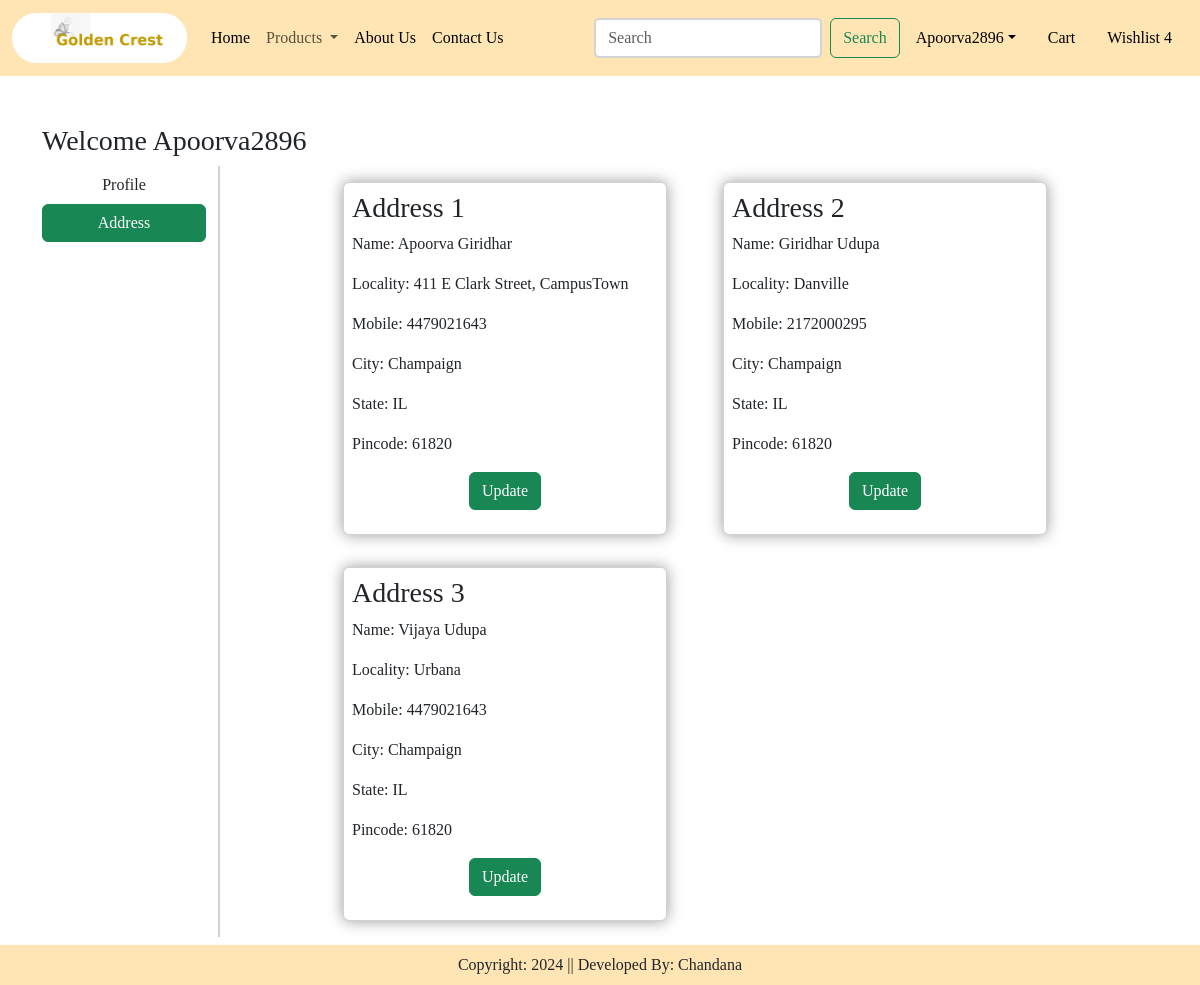
The app's page /address/ (signed in) with its own data.
### app/models.py (models this page shows, shortened)
class Customer(models.Model):
    user = models.ForeignKey(User, on_delete=models.CASCADE)
    name=models.CharField(max_length=200)
    locality = models.CharField(max_length=200)
    city=models.CharField(max_length=50)
    mobile=models.IntegerField(default=0)
    zipcode=models.IntegerField()
    state=models.CharField(choices=STATE_CHOICES, max_length=100)

### app/views.py (the view)
# urls.py: path("address/", views.address,name="address"),
def address(request):
    add = Customer.objects.filter(user=request.user) #login User
    return render(request,'app/address.html',locals())

### app/templates/app/address.html (shortened to what this page needs)
{% extends "app/base.html" %}
{% load static %}
{% block main-content %}
   <div class="container my-5 ">
        <div class="row">
            <h3> Welcome <span class="text-capitalize">{{request.user}}</span></h3>
        <div class="col-sm-2" style="border-right: 2px solid #d3d3d3; " >
            <ul class="list-unstyled">
                <li class="d-grid"><a href = "{% url "profile" %}" class="btn ">Profile</a></li>
                <li class="d-grid"><a href = "{% url "address" %}" class="btn btn-success">Address</a></li>
            </ul>
        </div>
    <div class="col-sm-8 offset-sm-1 " >
        <div class="row">
            {% for ad in add  %}
            <div class="col-sm-6" >
                <div class="card m-3" style="box-shadow: 0px 0px 15px 0px rgba(0, 0, 0, 0.4);" >
                    <div class="car-body m-2">
                        <h3>Address {{forloop.counter}}</h3>
                        <p> Name: {{ad.name}}</p>
                        <p> Locality: {{ad.locality}}</p>
                        <p> Mobile: {{ad.mobile}}</p>
                        <p> City: {{ad.city}}</p>
                        <p> State: {{ad.state}}</p>
                        <p> Pincode: {{ad.zipcode}}</p>
                        <p class="text-center"><a href="{% url "updateAddress" pk=ad.id %}" type="button" class="btn btn-success"> Update </a></p>
                    </div>
                </div>
            </div>
            {% endfor %}
        </div>
    </div>
</div>
</div>
{% endblock main-content %}

### app/templates/app/base.html (shortened to what this page needs)
<!DOCTYPE html>
{% load static %}
<html lang="en">
<head>
    <link href="https://cdn.jsdelivr.net/npm/bootstrap@5.3.3/dist/css/bootstrap.min.css" rel="stylesheet">
    <link rel = "stylesheet" href="{% static 'app/css/owl.carousel.min.css' %}"/>
    <link rel = "stylesheet" href="{% static 'app/css/all.min.css' %}"/>
    <link rel = "stylesheet" href="{% static 'app/css/style.css' %}"/>
</head>
<body>
    <nav class="navbar navbar-expand-lg navbar-light bg-cream">
        <div class="container-fluid">
          <a class="navbar-brand" href="/">
            <img src = "{% static 'app/images/product/neel.png' %}" width ="175" height="50"/>
          </a>
          <div class="collapse navbar-collapse" id="navbarSupportedContent">
            <ul class="navbar-nav me-auto mb-2 mb-lg-0">
              {% if request.user.is_authenticated %}
              <li class="nav-item">
                <a class="nav-link active" aria-current="page" href="/">Home</a>
              </li>
              <li class="nav-item dropdown">
                <a class="nav-link dropdown-toggle" href="#" role="button" data-bs-toggle="dropdown" aria-expanded="false">
                  Products
                </a>
              </li>
              <li class="nav-item">
                <a class="nav-link text-black" href="{% url 'about' %}">About Us</a>
              </li>
              <li class="nav-item">
                <a class="nav-link text-black" href="{% url 'contact' %}">Contact Us</a>
              </li>
            </ul>
            <form class="d-flex" role="search">
              <input class="form-control me-2" type="search" placeholder="Search" aria-label="Search">
              <button class="btn btn-outline-success" type="submit">Search</button>
            </form>
          </div>
          <ul class = "navbar-nav me-auto mb-2 mb-lg-0">
           <li class ="nav-item dropdown mx-2">
             <a class="nav-link dropdown-toggle text-black" href="#"
             id="profileDropdown" role="Button" data-bs-toggle="dropdown"
             aria-expanded="false">{{request.user}}</a>
           </li>
           <li class="nav-item mx-2">
             <a href="{% url "showcart" %}" class="nav-link text-black">Cart</a>
           </li>
           <li class="nav-item mx-2">
            <a href="#" class="nav-link text-black">Wishlist 4</a>
          </li>
          {% endif %}
          </ul>
        </div>
      </nav>
    {% block main-content %}{% endblock main-content %}
    <footer class="container-fluid fixed-bottom bg-cream text-center p-2 mt-5">
        Copyright: 2024 || Developed By: Chandana
    </footer>
</body>
</html>

### app/templates/app/base.html (style rules this page uses)
* { font-family: Georgia, serif; }
.bg-cream { background-color: #FFE5B4; }

### app/templates/app/address.html (style rules this page uses)
.form-control { border: 2px solid #d3d3d3; border-radius: 5px; }

### records on screen
Customer: name "Apoorva Giridhar", locality "411 E Clark Street, CampusTown", mobile "4479021643", city "Champaign", state "IL", zipcode "61820"
Customer: name "Giridhar Udupa", locality "Danville", mobile "2172000295", city "Champaign", state "IL", zipcode "61820"
Customer: name "Vijaya Udupa", locality "Urbana", mobile "4479021643", city "Champaign", state "IL", zipcode "61820"

### other values on screen
{{ request.user }} "Apoorva2896"
